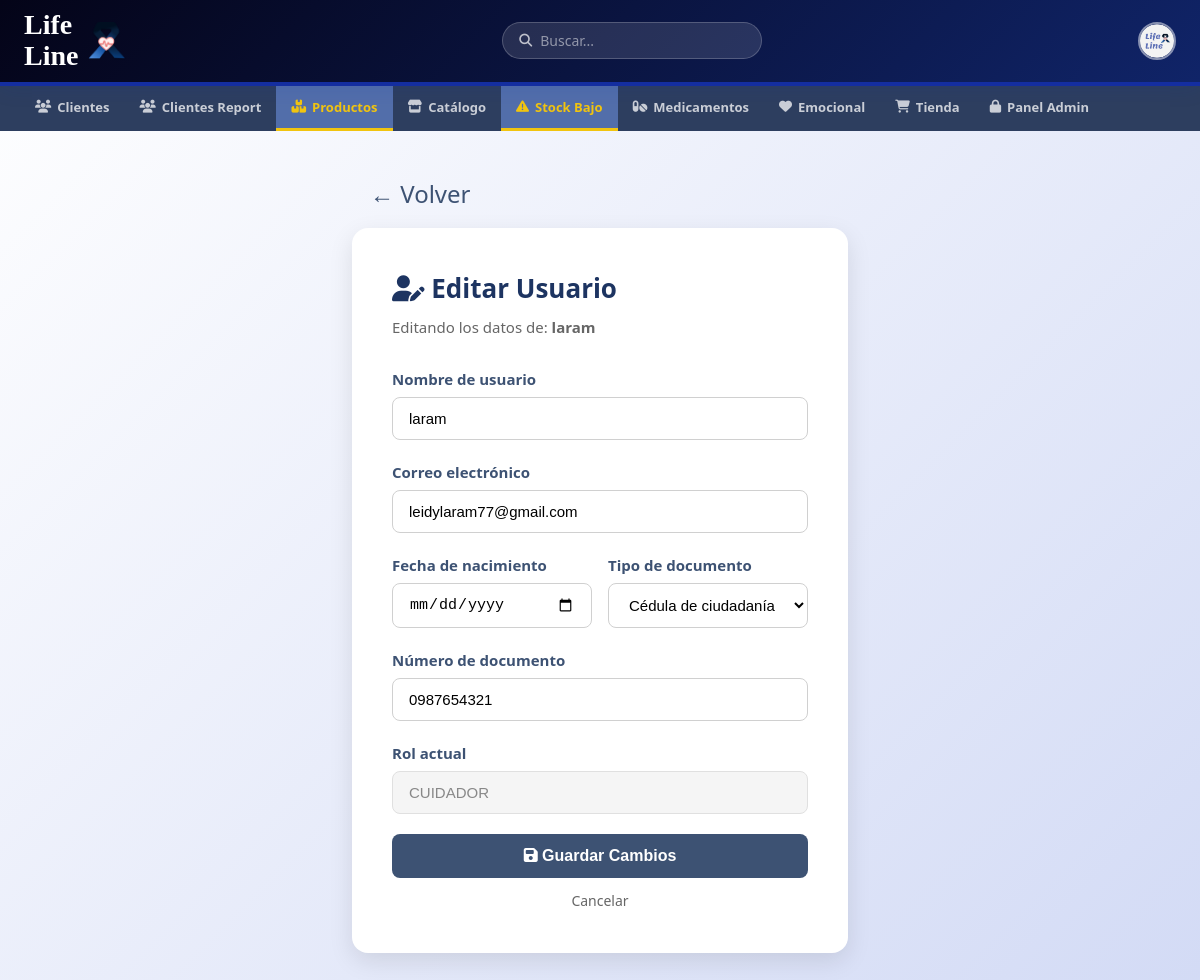
Page /admin-usuarios/editar/2/ (signed in) on the committed database.
### usuarios/models.py (models this page shows, shortened)
class Usuario(AbstractUser):
    ROL_CHOICES = [
        ('USER',     'Usuario'),
        ('PACIENTE', 'Paciente'),
        ('ADMIN',    'Administrador'),
    ]
    ESTADIO_CHOICES = [
        ('ESTADO1', 'Estadio 1'),
        ('ESTADO2', 'Estadio 2'),
        ('ESTADO3', 'Estadio 3'),
        ('ESTADO4', 'Estadio 4'),
    ]
    TIPO_DOC_CHOICES = [
        ('cc', 'Cédula de ciudadanía'),
        ('ti', 'Tarjeta de identidad'),
        ('ce', 'Cédula extranjera'),
    ]
    foto_perfil = models.ImageField(
        upload_to='perfiles/',
        blank=True,
        null=True,
        verbose_name='Foto de perfil'
    )
    rol              = models.CharField(max_length=20, choices=ROL_CHOICES, default='USER')
    estadio          = models.CharField(max_length=20, choices=ESTADIO_CHOICES, blank=True, null=True)
    tipo_documento   = models.CharField(max_length=5,  choices=TIPO_DOC_CHOICES, blank=True)
    numero_documento = models.CharField(max_length=15, blank=True)
    fecha_nacimiento = models.DateField(
        null=True, blank=True,
        validators=[validar_fecha_nacimiento]
    )
    email = models.EmailField(unique=True)
    class Meta:
        verbose_name        = 'Usuario'
        verbose_name_plural = 'Usuarios'
    def es_admin(self):
        return self.is_staff or self.is_superuser

### usuarios/views.py (the view)
# urls.py: path('admin-usuarios/editar/<int:usuario_id>/', views.vista_editar_usuario, name='editar_usuario'),
@login_required
def vista_editar_usuario(request, usuario_id):
    if not request.user.es_admin():
        return redirect('home')
    usuario = get_object_or_404(Usuario, pk=usuario_id)
    if request.method == 'POST':
        formulario = FormularioEditarPerfil(request.POST, instance=usuario)
        if formulario.is_valid():
            formulario.save()
            messages.success(request, 'Usuario actualizado.')
            return redirect('lista_usuarios')
    else:
        formulario = FormularioEditarPerfil(instance=usuario)
    return render(request, 'usuarios/editar_usuario.html', {'formulario': formulario, 'usuario': usuario})

### usuarios/forms.py (shortened to what this page needs)
class FormularioEditarPerfil(forms.ModelForm):
    class Meta:
        model  = Usuario
        fields = ['username', 'email', 'fecha_nacimiento', 'tipo_documento', 'numero_documento']
        widgets = {
            'username':         forms.TextInput(attrs={'class': 'form-input'}),
            'email':            forms.EmailInput(attrs={'class': 'form-input'}),
            'fecha_nacimiento': forms.DateInput(attrs={'class': 'form-input', 'type': 'date'}),
            'tipo_documento':   forms.Select(attrs={'class': 'form-input'}),
            'numero_documento': forms.TextInput(attrs={'class': 'form-input', 'inputmode': 'numeric'}),
        }
    from django.contrib.auth.forms import AuthenticationForm

### carrito/context_processors.py (called while the page is built)
def carrito_count(request):
    count = 0
    if request.user.is_authenticated:
        try:
            from carrito.models import CarritoItem
            from django.db.models import Sum
            count = CarritoItem.objects.filter(
                usuario=request.user
            ).aggregate(total=Sum('cantidad'))['total'] or 0
        except Exception:
            count = 0
    return {'carrito_count': count}

### templates/usuarios/editar_usuario.html (shortened to what this page needs)
{% load static %}
<!DOCTYPE html>
<html lang="es">
<head>
    <link rel="stylesheet" href="https://cdnjs.cloudflare.com/ajax/libs/font-awesome/6.5.1/css/all.min.css">
    <link rel="stylesheet" href="{% static 'css/estilos.css' %}">
</head>
<body>
<div class="header-bar">
    <div class="header-logo-section">
        <div class="logo-text">Life<br>Line</div>
        <img src="{% static 'imagenes/Group 243 (3).png' %}" width="55" alt="logo">
    </div>
    <div class="search-box"><i class="fas fa-search"></i><input type="text" placeholder="Buscar..."></div>
    <div class="navbar-right">
        <div class="user-photo"><img src="{% static 'imagenes/Group 244.png' %}" alt="Usuario"></div>
    </div>
</div>
<nav class="main-tabs">
        <a href="{% url 'lista_usuarios' %}" class="sidebar-link">
            <i class="fas fa-users"></i> Clientes
        </a>
        <a href="{% url 'clientes' %}" class="sidebar-link">
            <i class="fas fa-users"></i> Clientes Report
        </a>
        <a href="{% url 'reporte_productos' %}" class="sidebar-link active">
            <i class="fas fa-boxes"></i> Productos
        </a>
        <a href="{% url 'lista_productos' %}" class="sidebar-link">
            <i class="fas fa-store"></i> Catálogo
        </a>
        <a href="{% url 'reporte_stock' %}" class="sidebar-link active"><i class="fas fa-exclamation-triangle"></i> Stock Bajo</a>
        <a href="{% url 'reporte_medicamentos' %}" class="sidebar-link"><i class="fas fa-pills"></i> Medicamentos</a>
        <a href="{% url 'reporte_emocional' %}" class="sidebar-link"><i class="fas fa-heart"></i> Emocional</a>
        <a href="{% url 'reporte_tienda' %}" class="sidebar-link"><i class="fas fa-shopping-cart"></i> Tienda</a>
        <a href="/admin/" class="sidebar-link">
            <i class="fas fa-lock"></i> Panel Admin
        </a>
</nav>
<div class="form-wrapper">
    <a href="{% url 'lista_usuarios' %}" class="back-arrow">← Volver</a>
    <div class="form-card">
        <div class="form-titulo"><i class="fas fa-user-edit"></i> Editar Usuario</div>
        <p class="form-subtitulo">Editando los datos de: <strong>{{ usuario.username }}</strong></p>
        <form method="post" action="{% url 'editar_usuario' usuario.id %}">
            <div class="form-group">
                <label>Nombre de usuario</label>
                {{ formulario.username }}
            </div>
            <div class="form-group">
                <label>Correo electrónico</label>
                {{ formulario.email }}
            </div>
            <div class="form-row">
                <div class="form-group">
                    <label>Fecha de nacimiento</label>
                    {{ formulario.fecha_nacimiento }}
                </div>
                <div class="form-group">
                    <label>Tipo de documento</label>
                    {{ formulario.tipo_documento }}
                </div>
            </div>
            <div class="form-group">
                <label>Número de documento</label>
                {{ formulario.numero_documento }}
            </div>
            <div class="form-group">
                <label>Rol actual</label>
                <input type="text" value="{{ usuario.get_rol_display }}" disabled
                       style="width:100%;padding:12px 16px;border:1.5px solid #e0e0e0;border-radius:8px;background:#f5f5f5;color:#888;font-size:15px;">
            </div>
            <button type="submit" class="btn-guardar"><i class="fas fa-save"></i> Guardar Cambios</button>
        </form>
        <a href="{% url 'lista_usuarios' %}" class="btn-cancelar">Cancelar</a>
    </div>
</div>
</body>
</html>

### static/css/estilos.css (style rules this page uses)
:root { --color-primary: #3d5273; --color-secondary: #5b6e94; --color-accent: #142ea0; --color-menu-bg: #526eaa; --color-text-dark: #1a1a1a; --color-text-light:#555; --color-bg-light: #f0f2f5; --color-top-bar-bg:linear-gradient(135deg,#040418,#102468); --color-light-blue:#72a4d9; --color-gold: #f1c40f; --border-radius-lg:10px; --border-radius-sm:5px; }
* { box-sizing: border-box; margin: 0; padding: 0; }
body { font-family: 'Outfit', 'Segoe UI', Tahoma, Geneva, Verdana, sans-serif; background: #f7f9fc; color: var(--color-text-dark); line-height: 1.6; min-height: 100vh; display: flex; flex-direction: column; }
a { text-decoration: none; }
.header-bar { background: var(--color-top-bar-bg); border-bottom: 4px solid var(--color-accent); padding: 10px 24px; display: flex; justify-content: space-between; align-items: center; position: sticky; top: 0; z-index: 200; box-shadow: 0 2px 20px rgba(20,46,160,.12); }
.header-logo-section { display: flex; align-items: center; gap: 10px; }
.header-logo-section img { width: 38px; object-fit: contain; }
.logo-text { font-family: 'Cormorant Garamond', serif; font-size: 28px; font-weight: 700; line-height: 1.1; color: white; }
.search-box { background: rgba(255,255,255,.12); border-radius: 24px; padding: 8px 16px; display: flex; align-items: center; border: 1.5px solid rgba(255,255,255,.2); width: 260px; transition: border-color .2s; }
.search-box i { color: rgba(255,255,255,.7); font-size: 13px; }
.search-box input { border: none; background: none; outline: none; font-size: 14px; color: white; width: 100%; margin-left: 8px; font-family: inherit; }
.search-box input::placeholder { color: rgba(255,255,255,.5); }
.navbar-right { display: flex; align-items: center; gap: 10px; }
.user-photo { width: 38px; height: 38px; border-radius: 50%; overflow: hidden; border: 2px solid rgba(255,255,255,.5); display: flex; justify-content: center; align-items: center; }
.user-photo img { width: 100%; height: 100%; object-fit: cover; }
.main-tabs { background-color: #2d3e5f; display: flex; padding: 0 20px; flex-wrap: wrap; overflow-x: auto; }
.main-tabs a { color: rgba(255,255,255,.75); padding: 11px 15px; font-weight: 600; font-size: 13px; border-bottom: 3px solid transparent; transition: background .2s, color .2s, border-color .2s; display: flex; align-items: center; gap: 6px; white-space: nowrap; }
.main-tabs a.active { background: var(--color-menu-bg); color: var(--color-gold); border-bottom-color: var(--color-gold); font-weight: 700; }
.back-arrow { font-size: 24px; color: var(--color-primary); cursor: pointer; text-decoration: none; display: inline-block; margin: 14px 18px; transition: color .2s; }

### templates/usuarios/editar_usuario.html (style rules this page uses)
body { background: linear-gradient(135deg, #ffffff, #d2daf5); }
.form-wrapper { max-width: 650px; margin: 30px auto; padding: 0 20px 40px; }
.form-card { background: white; border-radius: 16px; padding: 40px; box-shadow: 0 8px 25px rgba(0,0,0,0.10); }
.form-titulo { font-size: 26px; font-weight: bold; color: #1D3461; margin-bottom: 6px; }
.form-subtitulo { color: #666; font-size: 15px; margin-bottom: 28px; }
.form-group { margin-bottom: 20px; }
.form-group label { display: block; font-weight: 600; color: #3d5273; margin-bottom: 6px; font-size: 15px; }
.form-input { width: 100%; padding: 12px 16px; border: 1.5px solid #d0d0d0; border-radius: 8px; font-size: 15px; background: white; }
.form-row { display: grid; grid-template-columns: 1fr 1fr; gap: 16px; }
.btn-guardar { background: #3d5273; color: white; padding: 13px 30px; border: none; border-radius: 8px; font-size: 16px; font-weight: 600; cursor: pointer; width: 100%; transition: background 0.2s; }
.btn-cancelar { display: block; text-align: center; margin-top: 12px; color: #666; font-size: 14px; text-decoration: none; }

### rows in the picture
Usuario: username "laram", email "leidylaram77@gmail.com", tipo_documento "Cédula de ciudadanía", numero_documento "0987654321", rol "CUIDADOR"
